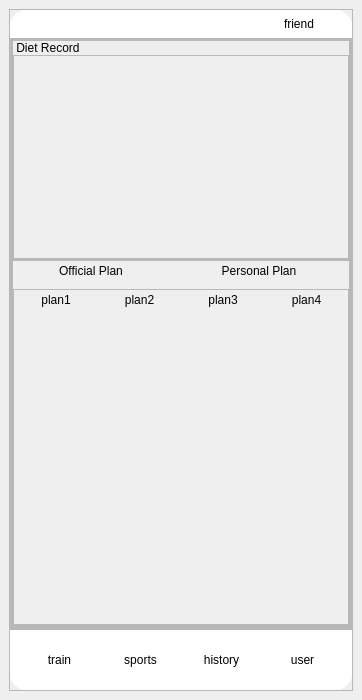
<?xml version="1.0" encoding="UTF-8"?>
<ui version="4.0">
 <class>MainWindow</class>
 <widget class="QMainWindow" name="MainWindow">
  <property name="geometry">
   <rect>
    <x>0</x>
    <y>0</y>
    <width>362</width>
    <height>700</height>
   </rect>
  </property>
  <property name="minimumSize">
   <size>
    <width>300</width>
    <height>666</height>
   </size>
  </property>
  <property name="windowTitle">
   <string>MainWindow</string>
  </property>
  <widget class="QWidget" name="centralwidget">
   <layout class="QVBoxLayout" name="verticalLayout_13">
    <item>
     <widget class="QFrame" name="frame">
      <property name="minimumSize">
       <size>
        <width>300</width>
        <height>666</height>
       </size>
      </property>
      <property name="styleSheet">
       <string notr="true">#frame{
	background-color: rgb(255, 255, 255);
	border-top-right-radius:20px;
	border-top-left-radius:20px;
	border-bottom-right-radius:20px;
	border-bottom-left-radius:20px;
}</string>
      </property>
      <property name="frameShape">
       <enum>QFrame::Shape::StyledPanel</enum>
      </property>
      <property name="frameShadow">
       <enum>QFrame::Shadow::Raised</enum>
      </property>
      <layout class="QVBoxLayout" name="verticalLayout">
       <property name="spacing">
        <number>0</number>
       </property>
       <property name="leftMargin">
        <number>0</number>
       </property>
       <property name="topMargin">
        <number>0</number>
       </property>
       <property name="rightMargin">
        <number>0</number>
       </property>
       <property name="bottomMargin">
        <number>0</number>
       </property>
       <item>
        <widget class="QFrame" name="frame_2">
         <property name="sizePolicy">
          <sizepolicy hsizetype="Preferred" vsizetype="Expanding">
           <horstretch>0</horstretch>
           <verstretch>10</verstretch>
          </sizepolicy>
         </property>
         <property name="styleSheet">
          <string notr="true"/>
         </property>
         <property name="frameShape">
          <enum>QFrame::Shape::StyledPanel</enum>
         </property>
         <property name="frameShadow">
          <enum>QFrame::Shadow::Raised</enum>
         </property>
         <layout class="QHBoxLayout" name="horizontalLayout_2" stretch="0">
          <property name="spacing">
           <number>0</number>
          </property>
          <property name="leftMargin">
           <number>0</number>
          </property>
          <property name="topMargin">
           <number>0</number>
          </property>
          <property name="rightMargin">
           <number>0</number>
          </property>
          <property name="bottomMargin">
           <number>0</number>
          </property>
          <item>
           <widget class="QStackedWidget" name="stackedWidget">
            <property name="styleSheet">
             <string notr="true"/>
            </property>
            <property name="currentIndex">
             <number>0</number>
            </property>
            <widget class="QWidget" name="page_train">
             <layout class="QVBoxLayout" name="verticalLayout_5">
              <property name="spacing">
               <number>0</number>
              </property>
              <property name="leftMargin">
               <number>0</number>
              </property>
              <property name="topMargin">
               <number>0</number>
              </property>
              <property name="rightMargin">
               <number>0</number>
              </property>
              <property name="bottomMargin">
               <number>0</number>
              </property>
              <item>
               <layout class="QHBoxLayout" name="horizontalLayout_3">
                <property name="spacing">
                 <number>0</number>
                </property>
                <property name="topMargin">
                 <number>4</number>
                </property>
                <property name="rightMargin">
                 <number>6</number>
                </property>
                <property name="bottomMargin">
                 <number>4</number>
                </property>
                <item>
                 <spacer name="horizontalSpacer">
                  <property name="orientation">
                   <enum>Qt::Orientation::Horizontal</enum>
                  </property>
                  <property name="sizeHint" stdset="0">
                   <size>
                    <width>90</width>
                    <height>20</height>
                   </size>
                  </property>
                 </spacer>
                </item>
                <item>
                 <widget class="QPushButton" name="button_friend">
                  <property name="styleSheet">
                   <string notr="true">

QPushButton {
    font: 9pt &quot;微软雅黑&quot;;
    border-radius: 6px; /* 轻微圆角 */
    background-color: white; /* 纯白背景 */
    color: black; /* 黑色文字 */
    min-width: 16px;
    min-height: 16px;

}

QPushButton:hover {
    background-color: #f0f0f0; /* 浅灰色悬浮效果 */
    margin-top: 2px; /* 轻微下移，增加按压感 */
}

QPushButton:pressed {
    background-color: #e0e0e0; /* 按下时变深灰 */
    margin-top: 1px; /* 按下时轻微上移 */
}

QPushButton:disabled {
    background-color: #f8f8f8;
    color: gray;
    border-color: #ddd;
}


</string>
                  </property>
                  <property name="text">
                   <string>friend</string>
                  </property>
                  <property name="icon">
                   <iconset resource="res.qrc">
                    <normaloff>:/icons/icon/user-multiple-group--close-geometric-human-multipl.png</normaloff>:/icons/icon/user-multiple-group--close-geometric-human-multipl.png</iconset>
                  </property>
                 </widget>
                </item>
                <item>
                 <widget class="QPushButton" name="pushButton">
                  <property name="minimumSize">
                   <size>
                    <width>16</width>
                    <height>16</height>
                   </size>
                  </property>
                  <property name="styleSheet">
                   <string notr="true">

QPushButton {
    font: 9pt &quot;微软雅黑&quot;;
    border-radius: 6px; /* 轻微圆角 */
    background-color: white; /* 纯白背景 */
    color: black; /* 黑色文字 */
    min-width: 16px;
    min-height: 16px;

}

QPushButton:hover {
    background-color: #f0f0f0; /* 浅灰色悬浮效果 */
    margin-top: 2px; /* 轻微下移，增加按压感 */
}

QPushButton:pressed {
    background-color: #e0e0e0; /* 按下时变深灰 */
    margin-top: 1px; /* 按下时轻微上移 */
}

QPushButton:disabled {
    background-color: #f8f8f8;
    color: gray;
    border-color: #ddd;
}


</string>
                  </property>
                  <property name="text">
                   <string/>
                  </property>
                  <property name="icon">
                   <iconset resource="res.qrc">
                    <normaloff>:/icons/icon/delete-1--remove-add-button-buttons-delete-cross-x.png</normaloff>:/icons/icon/delete-1--remove-add-button-buttons-delete-cross-x.png</iconset>
                  </property>
                 </widget>
                </item>
               </layout>
              </item>
              <item>
               <widget class="QFrame" name="frame_10">
                <property name="sizePolicy">
                 <sizepolicy hsizetype="Expanding" vsizetype="Expanding">
                  <horstretch>0</horstretch>
                  <verstretch>0</verstretch>
                 </sizepolicy>
                </property>
                <property name="frameShape">
                 <enum>QFrame::Shape::StyledPanel</enum>
                </property>
                <property name="frameShadow">
                 <enum>QFrame::Shadow::Raised</enum>
                </property>
                <layout class="QVBoxLayout" name="verticalLayout_11">
                 <property name="spacing">
                  <number>0</number>
                 </property>
                 <property name="leftMargin">
                  <number>0</number>
                 </property>
                 <property name="topMargin">
                  <number>0</number>
                 </property>
                 <property name="rightMargin">
                  <number>0</number>
                 </property>
                 <property name="bottomMargin">
                  <number>0</number>
                 </property>
                 <item>
                  <widget class="QScrollArea" name="scrollArea">
                   <property name="sizePolicy">
                    <sizepolicy hsizetype="Expanding" vsizetype="Expanding">
                     <horstretch>0</horstretch>
                     <verstretch>10</verstretch>
                    </sizepolicy>
                   </property>
                   <property name="styleSheet">
                    <string notr="true">    QScrollArea {
 		background: transparent;  /* 透明背景 */
        border: none;  /* 可选：去掉边框 */
    }
    
    /* 垂直滚动条 */
    QScrollBar:vertical {
        background: #f0f0f0;  /* 滚动条背景 */
        width: 8px;  /* 滚动条宽度 */
        border-radius: 4px;
    }
    
    QScrollBar::handle:vertical {
        background: #c0c0c0;  /* 滑块颜色 */
        border-radius: 4px;
        min-height: 20px;  /* 最小高度 */
    }

    QScrollBar::handle:vertical:hover {
        background: #a0a0a0;  /* 悬停颜色 */
    }

    QScrollBar::handle:vertical:pressed {
        background: #808080;  /* 按下时的颜色 */
    }

    QScrollBar::sub-line:vertical,
    QScrollBar::add-line:vertical {
        background: none;  /* 去掉上下按钮 */
    }
</string>
                   </property>
                   <property name="lineWidth">
                    <number>1</number>
                   </property>
                   <property name="widgetResizable">
                    <bool>true</bool>
                   </property>
                   <widget class="QWidget" name="scrollAreaWidgetContents">
                    <property name="geometry">
                     <rect>
                      <x>0</x>
                      <y>0</y>
                      <width>340</width>
                      <height>588</height>
                     </rect>
                    </property>
                    <layout class="QVBoxLayout" name="verticalLayout_9">
                     <property name="spacing">
                      <number>0</number>
                     </property>
                     <property name="leftMargin">
                      <number>0</number>
                     </property>
                     <property name="topMargin">
                      <number>0</number>
                     </property>
                     <property name="rightMargin">
                      <number>0</number>
                     </property>
                     <property name="bottomMargin">
                      <number>0</number>
                     </property>
                     <item>
                      <widget class="QFrame" name="frame_4">
                       <property name="styleSheet">
                        <string notr="true">

QToolButton {
    font: 9pt &quot;微软雅黑&quot;; 
    qproperty-alignment: AlignLeft; /* 文字左对齐 */
    padding-left: 0px; /* 确保紧贴左边 */
    border-radius: 6px; /* 轻微圆角 */
    background-color: transparent; 
    color: black; /* 黑色文字 */
    min-width: 16px;
    min-height: 16px;

}

QToolButton:hover {
    background-color: #f0f0f0; /* 浅灰色悬浮效果 */
    margin-top: 2px; /* 轻微下移，增加按压感 */
}

QToolButton:pressed {
    background-color: #e0e0e0; /* 按下时变深灰 */
    margin-top: 1px; /* 按下时轻微上移 */
}

QToolButton:disabled {
    background-color: #f8f8f8;
    color: gray;
    border-color: #ddd;
}

/* 选中时：字体变蓝 + 发光 */
QToolButton:checked {
    background-color: transparent;
    color: #0078D7; /* 选中后字体变蓝 */
    font-weight: bold; /* 加粗 */
    text-shadow: 0px 0px 5px #4da6ff; /* 轻微发光效果 */
}
</string>
                       </property>
                       <property name="frameShape">
                        <enum>QFrame::Shape::StyledPanel</enum>
                       </property>
                       <property name="frameShadow">
                        <enum>QFrame::Shadow::Raised</enum>
                       </property>
                       <layout class="QVBoxLayout" name="verticalLayout_10">
                        <property name="spacing">
                         <number>0</number>
                        </property>
                        <property name="leftMargin">
                         <number>0</number>
                        </property>
                        <property name="topMargin">
                         <number>0</number>
                        </property>
                        <property name="rightMargin">
                         <number>0</number>
                        </property>
                        <property name="bottomMargin">
                         <number>0</number>
                        </property>
                        <item>
                         <widget class="QFrame" name="frame_5">
                          <property name="sizePolicy">
                           <sizepolicy hsizetype="Preferred" vsizetype="Expanding">
                            <horstretch>0</horstretch>
                            <verstretch>3</verstretch>
                           </sizepolicy>
                          </property>
                          <property name="styleSheet">
                           <string notr="true">font: 700 12pt &quot;微软雅黑&quot;;</string>
                          </property>
                          <property name="frameShape">
                           <enum>QFrame::Shape::StyledPanel</enum>
                          </property>
                          <property name="frameShadow">
                           <enum>QFrame::Shadow::Raised</enum>
                          </property>
                          <layout class="QVBoxLayout" name="verticalLayout_3">
                           <property name="spacing">
                            <number>0</number>
                           </property>
                           <property name="leftMargin">
                            <number>0</number>
                           </property>
                           <property name="topMargin">
                            <number>0</number>
                           </property>
                           <property name="rightMargin">
                            <number>0</number>
                           </property>
                           <property name="bottomMargin">
                            <number>0</number>
                           </property>
                           <item>
                            <widget class="QLabel" name="label_2">
                             <property name="sizePolicy">
                              <sizepolicy hsizetype="Preferred" vsizetype="Expanding">
                               <horstretch>0</horstretch>
                               <verstretch>0</verstretch>
                              </sizepolicy>
                             </property>
                             <property name="text">
                              <string> Diet Record</string>
                             </property>
                            </widget>
                           </item>
                           <item>
                            <widget class="QFrame" name="frame_6">
                             <property name="sizePolicy">
                              <sizepolicy hsizetype="Preferred" vsizetype="Expanding">
                               <horstretch>0</horstretch>
                               <verstretch>8</verstretch>
                              </sizepolicy>
                             </property>
                             <property name="frameShape">
                              <enum>QFrame::Shape::StyledPanel</enum>
                             </property>
                             <property name="frameShadow">
                              <enum>QFrame::Shadow::Raised</enum>
                             </property>
                             <layout class="QVBoxLayout" name="verticalLayout_2">
                              <property name="spacing">
                               <number>0</number>
                              </property>
                              <property name="leftMargin">
                               <number>0</number>
                              </property>
                              <property name="topMargin">
                               <number>0</number>
                              </property>
                              <property name="rightMargin">
                               <number>0</number>
                              </property>
                              <property name="bottomMargin">
                               <number>0</number>
                              </property>
                             </layout>
                            </widget>
                           </item>
                          </layout>
                         </widget>
                        </item>
                        <item>
                         <widget class="QFrame" name="frame_7">
                          <property name="sizePolicy">
                           <sizepolicy hsizetype="Preferred" vsizetype="Expanding">
                            <horstretch>0</horstretch>
                            <verstretch>5</verstretch>
                           </sizepolicy>
                          </property>
                          <property name="styleSheet">
                           <string notr="true">font: 700 10pt &quot;微软雅黑&quot;;


QToolButton {
    font: 9pt &quot;微软雅黑&quot;;
    border-radius: 6px; /* 轻微圆角 */
    background-color: white; /* 纯白背景 */
    color: black; /* 黑色文字 */
    min-width: 60px;
    min-height: 25px;

}

QToolButton:hover {
    background-color: #f0f0f0; /* 浅灰色悬浮效果 */
    margin-top: 2px; /* 轻微下移，增加按压感 */
}

QToolButton:pressed {
    background-color: #e0e0e0; /* 按下时变深灰 */
    margin-top: 1px; /* 按下时轻微上移 */
}

QToolButton:disabled {
    background-color: #f8f8f8;
    color: gray;
    border-color: #ddd;
}


/* 选中时：字体变蓝 + 发光 */
QToolButton:checked {
    background-color: white;
    color: #0078D7; /* 选中后字体变蓝 */
    font-weight: bold; /* 加粗 */
    text-shadow: 0px 0px 5px #4da6ff; /* 轻微发光效果 */
}

</string>
                          </property>
                          <property name="frameShape">
                           <enum>QFrame::Shape::StyledPanel</enum>
                          </property>
                          <property name="frameShadow">
                           <enum>QFrame::Shadow::Raised</enum>
                          </property>
                          <layout class="QVBoxLayout" name="verticalLayout_4">
                           <property name="spacing">
                            <number>0</number>
                           </property>
                           <property name="leftMargin">
                            <number>0</number>
                           </property>
                           <property name="topMargin">
                            <number>0</number>
                           </property>
                           <property name="rightMargin">
                            <number>0</number>
                           </property>
                           <property name="bottomMargin">
                            <number>0</number>
                           </property>
                           <item>
                            <widget class="QSplitter" name="splitter_2">
                             <property name="orientation">
                              <enum>Qt::Orientation::Horizontal</enum>
                             </property>
                             <property name="handleWidth">
                              <number>0</number>
                             </property>
                             <widget class="QToolButton" name="button_train_official_plan">
                              <property name="text">
                               <string>Official Plan</string>
                              </property>
                              <property name="checkable">
                               <bool>true</bool>
                              </property>
                              <property name="toolButtonStyle">
                               <enum>Qt::ToolButtonStyle::ToolButtonTextOnly</enum>
                              </property>
                             </widget>
                             <widget class="QToolButton" name="button_train_personal_plan">
                              <property name="text">
                               <string>Personal Plan</string>
                              </property>
                              <property name="checkable">
                               <bool>true</bool>
                              </property>
                             </widget>
                            </widget>
                           </item>
                           <item>
                            <widget class="QStackedWidget" name="stackedWidget_2">
                             <property name="currentIndex">
                              <number>0</number>
                             </property>
                             <widget class="QWidget" name="page_official_plan">
                              <layout class="QVBoxLayout" name="verticalLayout_8">
                               <property name="spacing">
                                <number>0</number>
                               </property>
                               <property name="leftMargin">
                                <number>0</number>
                               </property>
                               <property name="topMargin">
                                <number>9</number>
                               </property>
                               <property name="rightMargin">
                                <number>0</number>
                               </property>
                               <property name="bottomMargin">
                                <number>0</number>
                               </property>
                               <item>
                                <widget class="QFrame" name="frame_8">
                                 <property name="sizePolicy">
                                  <sizepolicy hsizetype="Preferred" vsizetype="Expanding">
                                   <horstretch>0</horstretch>
                                   <verstretch>8</verstretch>
                                  </sizepolicy>
                                 </property>
                                 <property name="styleSheet">
                                  <string notr="true">font: 290 9pt &quot;微软雅黑&quot;;</string>
                                 </property>
                                 <property name="frameShape">
                                  <enum>QFrame::Shape::StyledPanel</enum>
                                 </property>
                                 <property name="frameShadow">
                                  <enum>QFrame::Shadow::Raised</enum>
                                 </property>
                                 <layout class="QVBoxLayout" name="verticalLayout_7">
                                  <property name="spacing">
                                   <number>0</number>
                                  </property>
                                  <property name="leftMargin">
                                   <number>0</number>
                                  </property>
                                  <property name="topMargin">
                                   <number>0</number>
                                  </property>
                                  <property name="rightMargin">
                                   <number>0</number>
                                  </property>
                                  <property name="bottomMargin">
                                   <number>0</number>
                                  </property>
                                  <item>
                                   <widget class="QSplitter" name="splitter_3">
                                    <property name="sizePolicy">
                                     <sizepolicy hsizetype="Ignored" vsizetype="Preferred">
                                      <horstretch>0</horstretch>
                                      <verstretch>0</verstretch>
                                     </sizepolicy>
                                    </property>
                                    <property name="orientation">
                                     <enum>Qt::Orientation::Horizontal</enum>
                                    </property>
                                    <property name="handleWidth">
                                     <number>0</number>
                                    </property>
                                    <widget class="QToolButton" name="button_train_plan1">
                                     <property name="sizePolicy">
                                      <sizepolicy hsizetype="Fixed" vsizetype="Fixed">
                                       <horstretch>0</horstretch>
                                       <verstretch>0</verstretch>
                                      </sizepolicy>
                                     </property>
                                     <property name="text">
                                      <string>plan1</string>
                                     </property>
                                     <property name="checkable">
                                      <bool>true</bool>
                                     </property>
                                    </widget>
                                    <widget class="QToolButton" name="button_train_plan2">
                                     <property name="sizePolicy">
                                      <sizepolicy hsizetype="Fixed" vsizetype="Fixed">
                                       <horstretch>0</horstretch>
                                       <verstretch>0</verstretch>
                                      </sizepolicy>
                                     </property>
                                     <property name="text">
                                      <string>plan2</string>
                                     </property>
                                     <property name="checkable">
                                      <bool>true</bool>
                                     </property>
                                    </widget>
                                    <widget class="QToolButton" name="button_train_plan3">
                                     <property name="text">
                                      <string>plan3</string>
                                     </property>
                                     <property name="checkable">
                                      <bool>true</bool>
                                     </property>
                                    </widget>
                                    <widget class="QToolButton" name="button_train_plan4">
                                     <property name="text">
                                      <string>plan4</string>
                                     </property>
                                     <property name="checkable">
                                      <bool>true</bool>
                                     </property>
                                    </widget>
                                   </widget>
                                  </item>
                                  <item>
                                   <widget class="QStackedWidget" name="stackedWidget_3">
                                    <property name="currentIndex">
                                     <number>0</number>
                                    </property>
                                    <widget class="QWidget" name="page_plan1"/>
                                    <widget class="QWidget" name="page_plan2"/>
                                   </widget>
                                  </item>
                                 </layout>
                                </widget>
                               </item>
                              </layout>
                             </widget>
                             <widget class="QWidget" name="page_personal_plan">
                              <layout class="QVBoxLayout" name="verticalLayout_6">
                               <property name="spacing">
                                <number>0</number>
                               </property>
                               <property name="leftMargin">
                                <number>0</number>
                               </property>
                               <property name="topMargin">
                                <number>0</number>
                               </property>
                               <property name="rightMargin">
                                <number>0</number>
                               </property>
                               <property name="bottomMargin">
                                <number>0</number>
                               </property>
                               <item>
                                <widget class="QFrame" name="frame_9">
                                 <property name="frameShape">
                                  <enum>QFrame::Shape::StyledPanel</enum>
                                 </property>
                                 <property name="frameShadow">
                                  <enum>QFrame::Shadow::Raised</enum>
                                 </property>
                                </widget>
                               </item>
                              </layout>
                             </widget>
                            </widget>
                           </item>
                          </layout>
                         </widget>
                        </item>
                       </layout>
                      </widget>
                     </item>
                    </layout>
                   </widget>
                  </widget>
                 </item>
                </layout>
               </widget>
              </item>
             </layout>
            </widget>
            <widget class="QWidget" name="page_sports"/>
            <widget class="QWidget" name="page_history">
             <property name="sizePolicy">
              <sizepolicy hsizetype="Preferred" vsizetype="Preferred">
               <horstretch>0</horstretch>
               <verstretch>0</verstretch>
              </sizepolicy>
             </property>
             <layout class="QVBoxLayout" name="verticalLayout_12">
              <property name="spacing">
               <number>0</number>
              </property>
              <property name="leftMargin">
               <number>0</number>
              </property>
              <property name="topMargin">
               <number>0</number>
              </property>
              <property name="rightMargin">
               <number>0</number>
              </property>
              <property name="bottomMargin">
               <number>0</number>
              </property>
              <item>
               <widget class="QFrame" name="frame_11">
                <property name="sizePolicy">
                 <sizepolicy hsizetype="Preferred" vsizetype="Expanding">
                  <horstretch>0</horstretch>
                  <verstretch>1</verstretch>
                 </sizepolicy>
                </property>
                <property name="styleSheet">
                 <string notr="true">#frame{
	background-color: rgb(255, 255, 255);
	border-top-right-radius:20px;
	border-top-left-radius:20px;
	border-bottom-right-radius:20px;
	border-bottom-left-radius:20px;
}

QToolButton {
    font: 700 16pt &quot;微软雅黑&quot;;
    border-radius: 6px; /* 轻微圆角 */
    background-color: white; /* 纯白背景 */
    color: black; /* 黑色文字 */
    min-width: 60px;
    min-height: 60px;

}

QToolButton:hover {
    background-color: #f0f0f0; /* 浅灰色悬浮效果 */
    margin-top: 2px; /* 轻微下移，增加按压感 */
}

QToolButton:pressed {
    background-color: #e0e0e0; /* 按下时变深灰 */
    margin-top: 1px; /* 按下时轻微上移 */
}

QToolButton:disabled {
    background-color: #f8f8f8;
    color: gray;
    border-color: #ddd;
}


/* 选中时：字体变蓝 + 发光 */
QToolButton:checked {
    background-color: white;
    color: #0078D7; /* 选中后字体变蓝 */
    font-weight: bold; /* 加粗 */
    text-shadow: 0px 0px 5px #4da6ff; /* 轻微发光效果 */
}

</string>
                </property>
                <property name="frameShape">
                 <enum>QFrame::Shape::StyledPanel</enum>
                </property>
                <property name="frameShadow">
                 <enum>QFrame::Shadow::Raised</enum>
                </property>
                <property name="lineWidth">
                 <number>0</number>
                </property>
                <layout class="QHBoxLayout" name="horizontalLayout_4">
                 <property name="spacing">
                  <number>0</number>
                 </property>
                 <property name="leftMargin">
                  <number>5</number>
                 </property>
                 <property name="topMargin">
                  <number>10</number>
                 </property>
                 <property name="rightMargin">
                  <number>5</number>
                 </property>
                 <property name="bottomMargin">
                  <number>0</number>
                 </property>
                 <item>
                  <widget class="QToolButton" name="button_history_history">
                   <property name="sizePolicy">
                    <sizepolicy hsizetype="Minimum" vsizetype="Fixed">
                     <horstretch>0</horstretch>
                     <verstretch>0</verstretch>
                    </sizepolicy>
                   </property>
                   <property name="minimumSize">
                    <size>
                     <width>60</width>
                     <height>60</height>
                    </size>
                   </property>
                   <property name="text">
                    <string>History</string>
                   </property>
                   <property name="checkable">
                    <bool>true</bool>
                   </property>
                  </widget>
                 </item>
                 <item>
                  <widget class="QToolButton" name="button_history_statistics">
                   <property name="sizePolicy">
                    <sizepolicy hsizetype="Minimum" vsizetype="Fixed">
                     <horstretch>0</horstretch>
                     <verstretch>0</verstretch>
                    </sizepolicy>
                   </property>
                   <property name="minimumSize">
                    <size>
                     <width>60</width>
                     <height>60</height>
                    </size>
                   </property>
                   <property name="text">
                    <string>Statistics</string>
                   </property>
                   <property name="checkable">
                    <bool>true</bool>
                   </property>
                  </widget>
                 </item>
                </layout>
               </widget>
              </item>
              <item>
               <widget class="QFrame" name="frame_12">
                <property name="sizePolicy">
                 <sizepolicy hsizetype="Preferred" vsizetype="Expanding">
                  <horstretch>0</horstretch>
                  <verstretch>10</verstretch>
                 </sizepolicy>
                </property>
                <property name="frameShape">
                 <enum>QFrame::Shape::StyledPanel</enum>
                </property>
                <property name="frameShadow">
                 <enum>QFrame::Shadow::Raised</enum>
                </property>
                <layout class="QHBoxLayout" name="horizontalLayout_5">
                 <property name="spacing">
                  <number>0</number>
                 </property>
                 <property name="leftMargin">
                  <number>0</number>
                 </property>
                 <property name="topMargin">
                  <number>0</number>
                 </property>
                 <property name="rightMargin">
                  <number>0</number>
                 </property>
                 <property name="bottomMargin">
                  <number>0</number>
                 </property>
                 <item>
                  <widget class="QCalendarWidget" name="calendarWidget">
                   <property name="styleSheet">
                    <string notr="true">/*顶部导航区域*/
#qt_calendar_navigationbar {
    background-color: white;
    min-height: 10px;
	max-height: 1000px;
}


/*上一个月按钮和下一个月按钮*/
#qt_calendar_prevmonth, #qt_calendar_nextmonth {
	padding:0px;
    border: none; /*去掉边框*/
    color: black;
	min-width: 20px;
    max-width: 20px;
    min-height: 16px;
    max-height: 16px;
    border-radius: 6px; /*看来近似椭圆*/
    font-weight: bold; /*字体加粗*/
	    qproperty-icon: none; /*去掉默认的方向键图片，当然也可以自定义*/
    background-color: transparent;/*背景颜色透明*/
}

#qt_calendar_prevmonth {
	font-size:20px;
    qproperty-text: &quot;&lt;&quot;; /*修改按钮的文字*/
}
#qt_calendar_nextmonth {
font-size:20px;
    qproperty-text: &quot;&gt;&quot;;
}
#qt_calendar_prevmonth:hover, #qt_calendar_nextmonth:hover {
    background-color: rgba(0, 0, 0, 100);
}
#qt_calendar_prevmonth:pressed, #qt_calendar_nextmonth:pressed {
    background-color: rgba(0, 0, 0, 100);
}


/*年,月控件*/
#qt_calendar_yearbutton, #qt_calendar_monthbutton {
    color: black;
    margin: 10px;
    min-width: 60px;
    border-radius: 30px;

	font: 700 14pt &quot;微软雅黑&quot;;
}
#qt_calendar_yearbutton:hover, #qt_calendar_monthbutton:hover {
    background-color: rgba(225, 225, 225, 100);
}
#qt_calendar_yearbutton:pressed, #qt_calendar_monthbutton:pressed {
    background-color: rgba(235, 235, 235, 100);
}


/*年份输入框*/
#qt_calendar_yearedit {
    min-width: 50px;
    color: white;
    background: transparent;/*让输入框背景透明*/
}
#qt_calendar_yearedit::up-button { /*往上的按钮*/
    width: 20px;
    subcontrol-position: right;/*移动到右边*/
}
#qt_calendar_yearedit::down-button { /*往下的按钮*/
    width: 20px;
    subcontrol-position: left; /*移动到左边去*/
}


/* 月份选择菜单 */
QCalendarWidget QToolButton QMenu {
     background-color: white;
}

/* 菜单项样式 */
QCalendarWidget QToolButton QMenu::item {
    padding: 10px;
}

QCalendarWidget QToolButton QMenu::item:selected:enabled {
    background-color: rgb(230, 230, 230);
}

/* 去掉月份选择小箭头 */
QCalendarWidget QToolButton::menu-indicator {
	image: none;
    subcontrol-position: right center;
}


/*下方的日历表格*/
#qt_calendar_calendarview::item:selected {
    background-color: rgb(0, 188, 212); /* 选中的背景颜色 */
    color: white; /* 字体变白 */
    border-radius: 15px; /* 让背景变成圆形 */
    padding: 0px 0px; /* 调整内边距：上下 2px，左右 8px */
    margin: 16px 6px; /* 上下减少间距 */
	outline: none;
}

#qt_calendar_calendarview {
    outline: none; /* 去掉选中后的虚线框 */
}

/* 日历栏 */
QCalendarWidget QTableView {
	font:12px &quot;微软雅黑&quot;;
	background-color: white; /* 背景颜色 */
 max-height: 450px;
}


/* 调整选中日期的样式 */
QCalendarWidget QAbstractItemView::item:selected {
    background-color: rgb(0, 188, 212); /* 选中的背景颜色 */
    color: white; /* 字体变白 */
    border-radius: 15px; /* 圆形背景 */
    padding: 2px;
}
</string>
                   </property>
                   <property name="gridVisible">
                    <bool>false</bool>
                   </property>
                   <property name="selectionMode">
                    <enum>QCalendarWidget::SelectionMode::NoSelection</enum>
                   </property>
                   <property name="navigationBarVisible">
                    <bool>true</bool>
                   </property>
                   <property name="dateEditEnabled">
                    <bool>true</bool>
                   </property>
                  </widget>
                 </item>
                </layout>
               </widget>
              </item>
             </layout>
            </widget>
            <widget class="QWidget" name="page_user"/>
           </widget>
          </item>
         </layout>
        </widget>
       </item>
       <item>
        <widget class="QFrame" name="frame_3">
         <property name="sizePolicy">
          <sizepolicy hsizetype="Preferred" vsizetype="Expanding">
           <horstretch>0</horstretch>
           <verstretch>1</verstretch>
          </sizepolicy>
         </property>
         <property name="styleSheet">
          <string notr="true">

QToolButton {
    font: 9pt &quot;微软雅黑&quot;;
    border-radius: 6px; /* 轻微圆角 */
    background-color: white; /* 纯白背景 */
    color: black; /* 黑色文字 */
    min-width: 60px;
    min-height: 25px;

}

QToolButton:hover {
    background-color: #f0f0f0; /* 浅灰色悬浮效果 */
    margin-top: 2px; /* 轻微下移，增加按压感 */
}

QToolButton:pressed {
    background-color: #e0e0e0; /* 按下时变深灰 */
    margin-top: 1px; /* 按下时轻微上移 */
}

QToolButton:disabled {
    background-color: #f8f8f8;
    color: gray;
    border-color: #ddd;
}


/* 选中时：字体变蓝 + 发光 */
QToolButton:checked {
    background-color: white;
    color: #0078D7; /* 选中后字体变蓝 */
    font-weight: bold; /* 加粗 */
    text-shadow: 0px 0px 5px #4da6ff; /* 轻微发光效果 */
}

</string>
         </property>
         <property name="inputMethodHints">
          <set>Qt::InputMethodHint::ImhNone</set>
         </property>
         <property name="frameShape">
          <enum>QFrame::Shape::StyledPanel</enum>
         </property>
         <property name="frameShadow">
          <enum>QFrame::Shadow::Raised</enum>
         </property>
         <layout class="QHBoxLayout" name="horizontalLayout">
          <property name="spacing">
           <number>0</number>
          </property>
          <property name="leftMargin">
           <number>0</number>
          </property>
          <property name="topMargin">
           <number>0</number>
          </property>
          <property name="rightMargin">
           <number>0</number>
          </property>
          <property name="bottomMargin">
           <number>0</number>
          </property>
          <item>
           <widget class="QToolButton" name="button_train">
            <property name="text">
             <string>train</string>
            </property>
            <property name="icon">
             <iconset resource="res.qrc">
              <normaloff>:/icons/icon/xunlianjihua.png</normaloff>
              <normalon>:/icons/icon/xunlianjihua.png</normalon>:/icons/icon/xunlianjihua.png</iconset>
            </property>
            <property name="iconSize">
             <size>
              <width>16</width>
              <height>16</height>
             </size>
            </property>
            <property name="checkable">
             <bool>true</bool>
            </property>
            <property name="checked">
             <bool>false</bool>
            </property>
            <property name="toolButtonStyle">
             <enum>Qt::ToolButtonStyle::ToolButtonTextUnderIcon</enum>
            </property>
           </widget>
          </item>
          <item>
           <widget class="QToolButton" name="button_sports">
            <property name="text">
             <string>sports</string>
            </property>
            <property name="icon">
             <iconset resource="res.qrc">
              <normaloff>:/icons/icon/dongzuo.png</normaloff>
              <normalon>:/icons/icon/dongzuo.png</normalon>:/icons/icon/dongzuo.png</iconset>
            </property>
            <property name="checkable">
             <bool>true</bool>
            </property>
            <property name="toolButtonStyle">
             <enum>Qt::ToolButtonStyle::ToolButtonTextUnderIcon</enum>
            </property>
           </widget>
          </item>
          <item>
           <widget class="QToolButton" name="button_history">
            <property name="text">
             <string>history</string>
            </property>
            <property name="icon">
             <iconset resource="res.qrc">
              <normaloff>:/icons/icon/os-icon-history.png</normaloff>
              <normalon>:/icons/icon/os-icon-history.png</normalon>:/icons/icon/os-icon-history.png</iconset>
            </property>
            <property name="checkable">
             <bool>true</bool>
            </property>
            <property name="toolButtonStyle">
             <enum>Qt::ToolButtonStyle::ToolButtonTextUnderIcon</enum>
            </property>
           </widget>
          </item>
          <item>
           <widget class="QToolButton" name="button_user">
            <property name="text">
             <string>user</string>
            </property>
            <property name="icon">
             <iconset resource="res.qrc">
              <normaloff>:/icons/icon/user-circle-single--circle-geometric-human-person-.png</normaloff>
              <normalon>:/icons/icon/user-circle-single--circle-geometric-human-person-.png</normalon>:/icons/icon/user-circle-single--circle-geometric-human-person-.png</iconset>
            </property>
            <property name="checkable">
             <bool>true</bool>
            </property>
            <property name="toolButtonStyle">
             <enum>Qt::ToolButtonStyle::ToolButtonTextUnderIcon</enum>
            </property>
           </widget>
          </item>
         </layout>
        </widget>
       </item>
      </layout>
     </widget>
    </item>
   </layout>
  </widget>
 </widget>
 <resources>
  <include location="res.qrc"/>
 </resources>
 <connections>
  <connection>
   <sender>pushButton</sender>
   <signal>clicked()</signal>
   <receiver>MainWindow</receiver>
   <slot>close()</slot>
   <hints>
    <hint type="sourcelabel">
     <x>304</x>
     <y>58</y>
    </hint>
    <hint type="destinationlabel">
     <x>341</x>
     <y>14</y>
    </hint>
   </hints>
  </connection>
 </connections>
</ui>
